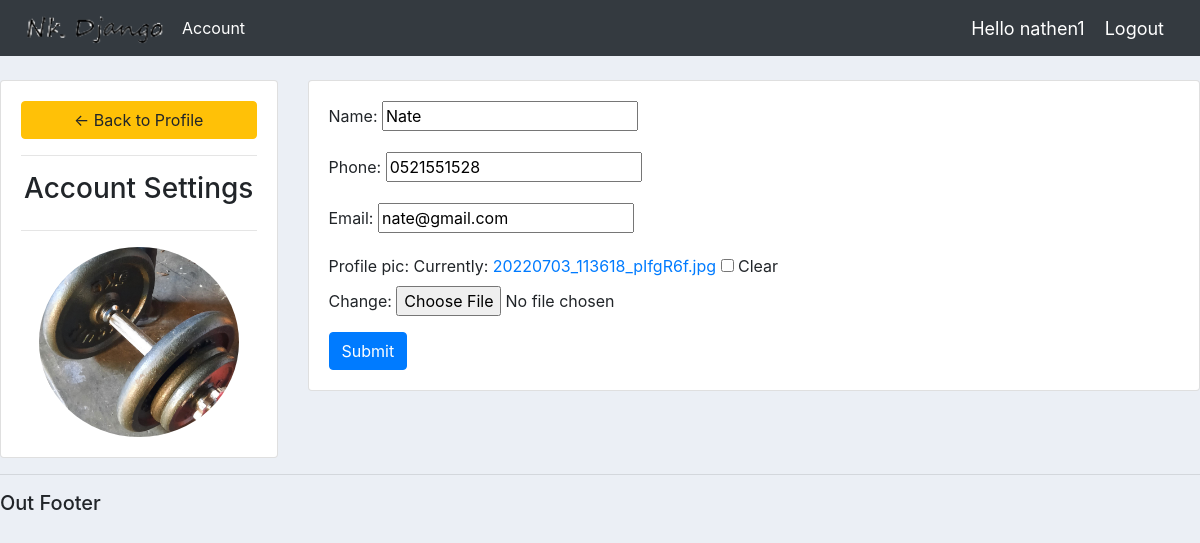
/account/ (signed in), run on the app's committed database.
### accounts/models.py (models this page shows, shortened)
class Customer (models.Model):
    user= models.OneToOneField(User,blank=True, null=True, on_delete=models.CASCADE)
    name = models.CharField(max_length=100, null=True)
    phone=models.CharField(max_length=100, null=True)
    email=models.CharField(max_length=100, null=True)
    date_created= models.DateTimeField(auto_now_add=True)
    profile_pic= models.ImageField(default='logos.png', null=True, blank=True)

### accounts/views.py (the view)
# urls.py: path('account/', views.accountSettings, name="account_settings"),
@login_required(login_url='login')
def accountSettings(request):
    customer = request.user.customer
    form= CustomerForm(instance=customer)
    if request.method == "POST":
        form = CustomerForm(request.POST, request.FILES,instance=customer)
        if form.is_valid():
            form.save()
    context = {'form':form}
    return render(request, 'accounts/account_settings.html',{'context':context})

### accounts/templates/accounts/account_settings.html (shortened to what this page needs)
{%  extends 'accounts/main.html' %}
{% load static %}
{% block content %}
<br>
<div class="row">
	<div class="col-md-3">
		<div class="card card-body">
			<a class="btn btn-warning" href="{% url 'home' %}"> &#8592; Back to Profile</a>
			<hr>
			<h3 style="text-align: center">Account Settings</h3>
			<hr>
			<img class="profile-pic" src="{{request.user.customer.profile_pic.url}}" >
		</div>
	</div>
	<div class="col-md-9">
		<div class="card card-body">
			<form method="POST" action="" enctype="multipart/form-data">
				{{ context.form.as_p }}
			<input class="btn btn-primary" type="submit" name="Update Information">
			</form>
		</div>
	</div>
</div>
{% endblock %}

### accounts/templates/accounts/navbar.html (shortened to what this page needs)
{% load static %}
<link rel="stylesheet", type="text/css" href=" {% static '/css/main.css' %}">
<nav class="navbar navbar-expand-lg navbar-dark bg-dark">
  <img src="{% static 'images/logos.png' %}">
  <div class="collapse navbar-collapse" id="navbarNavAltMarkup">
    <div class="navbar-nav">
      {% if request.user.is_staff %}
        <a class="nav-item nav-link active" href="{% url 'home' %}">Dashboard </a>
        <a class="nav-item nav-link" href="{% url 'products' %}">Products</a>
      {% else %}
        <a class="nav-item nav-link active" href="{% url 'account_settings'%}">Account</a>
      {%endif%}
    </div>
  </div>
  <span class="user_name">Hello {{request.user}}</span>
  <span ><a  class="user_name" href="{% url 'logout' %}">Logout</a></span>
</nav>

### static/css/main.css (style rules this page uses)
body { background-color: #ebeff5; }

### accounts/templates/accounts/navbar.html (style rules this page uses)
.user_name { font-size: 18px; color: #fff; margin-right: 20px; }

### accounts/templates/accounts/account_settings.html (style rules this page uses)
.profile-pic { max-width: 200px; max-height:200px; margin: 0 auto; border-radius: 50%; }

### data on the page
Customer: name "Nate", phone "0521551528", email "nate@gmail.com"

### other printed values
{{ request.user }} "nathen1"
